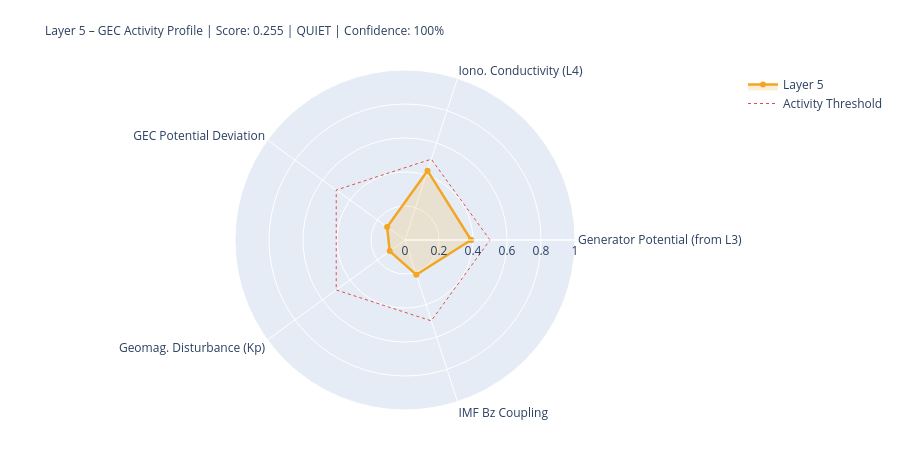

Notebook code cell kept with this figure:
### Markdown cell above
---
## 5. State Assessment & Handoff to Layer 6

### Code cell
# ============================================================
# LAYER-5-SCORE
# ============================================================

# Components
# 1) Generator activity (Layer-3-driven)
gen_score = norm(generator_strength, 0.3, 2.0)
gen_src   = 'from_layer3' if l3_thunder_score is not None else 'estimated'

# 2) Ionospheric conductivity (Layer-4-driven)
iono_score = norm(iono_cond_factor, 0.7, 1.4)
iono_src   = 'from_layer4' if l4_ioniz is not None else 'estimated'

# 3) GEC potential deviation from reference
pot_score = norm(abs(delta_V_pct), 0, 30)  # 0 = at reference, 1 = 30% deviation
pot_src   = 'derived'

# 4) Geomagnetic disturbance (Kp) – modulates vertical currents
kp_score = norm(kp_val, 0, 9)
kp_src   = 'primary' if kp_now is not None else 'from_layer4'

# 5) IMF Bz coupling (southward = stronger M-I coupling → GEC influence)
bz_score = norm(-(bz_now or 0), -5, 30) if bz_now is not None else None
bz_src   = 'primary' if bz_now is not None else 'missing'

COMPONENTS = {
    'Generator Potential (from L3)':  {'score': gen_score,   'source': 'derived_from_layer3', 'dynamic': True},
    'Iono. Conductivity (L4)':      {'score': iono_score,  'source': iono_src, 'dynamic': True},
    'GEC Potential Deviation':      {'score': pot_score,   'source': pot_src,  'dynamic': True},
    'Geomag. Disturbance (Kp)':         {'score': kp_score,    'source': kp_src,   'dynamic': True},
    'IMF Bz Coupling':               {'score': bz_score,    'source': bz_src,   'dynamic': True},
}

available   = {k: v['score'] for k, v in COMPONENTS.items() if v['score'] is not None}
unavailable = [k for k, v in COMPONENTS.items() if v['score'] is None]
layer5_score = round(sum(available.values()) / len(available), 4) if available else None
confidence   = round(len(available) / len(COMPONENTS), 2)
level = ('unknown' if layer5_score is None
         else 'quiet'   if layer5_score < 0.3
         else 'moderate' if layer5_score < 0.6
         else 'active')
dominant_l5 = max(available, key=available.get) if available else 'none'

# Kp consistency: separate 1-min raw value from score value
kp_1m_raw   = kp_now          # directly from API (can be 0.0 during live measurement)
kp_for_score = kp_val          # from Layer-0 context or estimated value if needed
kp_score_src = kp_src

W = 68
print('=' * W)
print('LAYER 5 – GLOBAL ELECTRIC CIRCUIT – STATE ASSESSMENT')
print('=' * W)
for name, comp in COMPONENTS.items():
    s = comp['score']
    if s is not None:
        bar = '█' * int(s*20) + '░' * (20-int(s*20))
        print(f'  {name:<34} {bar}  {s:.3f}  [{comp["source"]}]')
    else:
        print(f'  {name:<34} {"─"*20}  n/a   [missing]')
print('-' * W)
print(f'  Score:         {layer5_score:.3f}  ({len(available)}/{len(COMPONENTS)} components)')
print(f'  Confidence:    {confidence:.0%}')
print(f'  Level:         {level.upper()}')
print(f'  Dominant:      {dominant_l5}')
print(f'  V_iono:        {V_iono_mod:.1f} kV  (Δ {delta_V_pct:+.1f}% vs. Ref)')
print(f'  I_total:       {I_total_mod:.1f} A   (Δ {delta_I_pct:+.1f}% vs. Ref)')
print('=' * W)

# Radar
cats   = list(available.keys())
vals_r = list(available.values())
if len(cats) >= 3:
    fig = go.Figure()
    fig.add_trace(go.Scatterpolar(
        r=vals_r + [vals_r[0]], theta=cats + [cats[0]],
        fill='toself', fillcolor='rgba(242,166,35,0.18)',
        line=dict(color='#F2A623', width=2.5), name='Layer 5'
    ))
    fig.add_trace(go.Scatterpolar(
        r=[0.5]*(len(cats)+1), theta=cats+[cats[0]],
        line=dict(color='#E24B4A', dash='dot', width=1),
        mode='lines', name='Activity Threshold'
    ))
    fig.update_layout(
        title=dict(
            text=f'Layer 5 – GEC Activity Profile | Score: {layer5_score:.3f} | {level.upper()} | Confidence: {confidence:.0%}',
            font=dict(size=12)
        ),
        polar=dict(radialaxis=dict(visible=True, range=[0,1])),
        height=450, showlegend=True,
        margin=dict(l=80, r=80, t=70, b=40)
    )
    fig.show()

### Figure 1 — Plotly figure (JSON) as saved in the notebook; plotly's stock layout.template omitted (floating-point values rounded to 4 significant figures)
{"data": [{"fill": "toself", "fillcolor": "rgba(242,166,35,0.18)", "line": {"color": "#F2A623", "width": 2.5}, "name": "Layer 5", "r": [0.3888, 0.4287, 0.13, 0.1111, 0.2149, 0.3888], "theta": ["Generator Potential (from L3)", "Iono. Conductivity (L4)", "GEC Potential Deviation", "Geomag. Disturbance (Kp)", "IMF Bz Coupling", "Generator Potential (from L3)"], "type": "scatterpolar"}, {"line": {"color": "#E24B4A", "dash": "dot", "width": 1}, "mode": "lines", "name": "Activity Threshold", "r": [0.5, 0.5, 0.5, 0.5, 0.5, 0.5], "theta": ["Generator Potential (from L3)", "Iono. Conductivity (L4)", "GEC Potential Deviation", "Geomag. Disturbance (Kp)", "IMF Bz Coupling", "Generator Potential (from L3)"], "type": "scatterpolar"}], "layout": {"height": 450, "margin": {"b": 40, "l": 80, "r": 80, "t": 70}, "polar": {"radialaxis": {"range": [0, 1], "visible": true}}, "showlegend": true, "title": {"font": {"size": 12}, "text": "Layer 5 – GEC Activity Profile | Score: 0.255 | QUIET | Confidence: 100%"}}}
